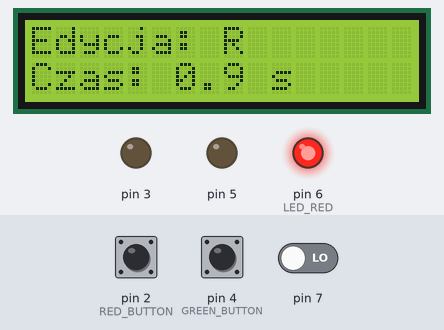
This sketch was run on a simulated Arduino Uno, built with avr-gcc and run on an emulated ATmega328P. Parts: 16×2 character LCD, output pins drawn as LEDs (lit = HIGH). Dashed ring = blinking. Inputs (shaded band) come from the test bench; at power-on: pin 2 (RED_BUTTON) HIGH, pin 4 (GREEN_BUTTON) HIGH, pin 7 LOW.

Above: at 1.2 s.
1.3 s: pin 2 (RED_BUTTON) pulled LOW for 0.15 s
At 2.7 s:
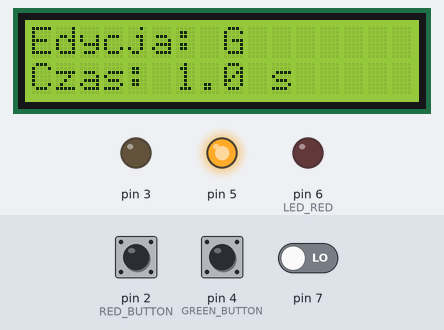
4.4 s: pin 2 (RED_BUTTON) pulled LOW for 1 s
At 5.3 s:
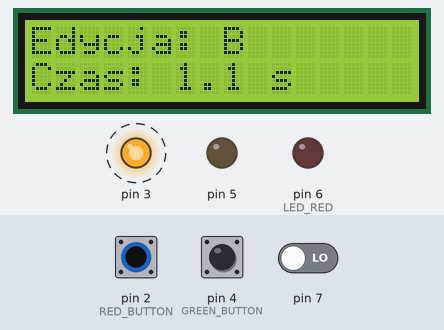
8.4 s: pin 4 (GREEN_BUTTON) pulled LOW for 0.15 s
At 8.7 s:
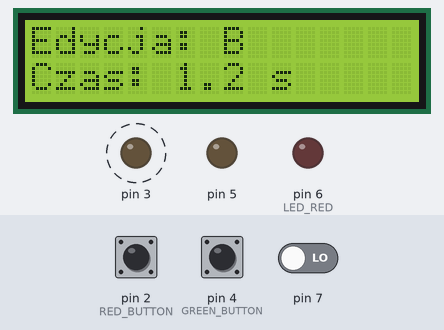
11.0 s: pin 4 (GREEN_BUTTON) pulled LOW for 1 s
At 13.0 s:
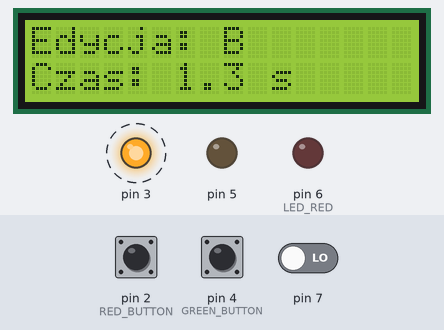
13.5 s: pin 2 (RED_BUTTON) pulled LOW for 3.2 s
At 15.4 s:
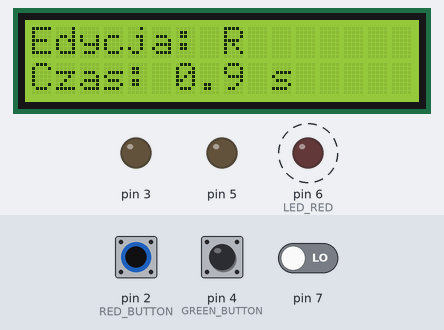
Timing chart, 0 to 20.7 s (numbered marks = the images above; inputs shaded):
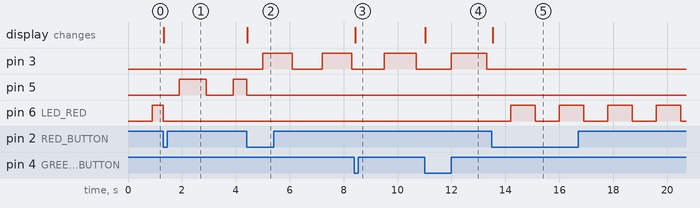

The sketch:

Z2_oneblinking.ino
```cpp
#include <LiquidCrystal_I2C.h>

LiquidCrystal_I2C lcd(0x27, 16, 2);

const byte LED_RED = 6;
const byte LED_GREEN = 5;
const byte LED_BLUE = 3;

const byte RED_BUTTON = 2;
const byte GREEN_BUTTON = 4;

unsigned long red_time = 900;
unsigned long green_time = 1000;
unsigned long blue_time = 1100;
const int step = 100;

byte selectedLed = LED_RED;

void displayLedInfo() {
  lcd.clear();

  lcd.setCursor(0, 0);
  lcd.print("Edycja: ");
  if (selectedLed == LED_RED) {
    lcd.print("R");
  } else if (selectedLed == LED_GREEN) {
    lcd.print("G");
  } else {
    lcd.print("B");
  }

  unsigned long currentTimeValue;
  if (selectedLed == LED_RED) currentTimeValue = red_time;
  else if (selectedLed == LED_GREEN) currentTimeValue = green_time;
  else currentTimeValue = blue_time;

  lcd.setCursor(0, 1);
  lcd.print("Czas: ");
  lcd.print(currentTimeValue / 1000.0, 1);
  lcd.print(" s");
}

void blinkSelectedLed() {
  unsigned long currentMillis = millis();
  static unsigned long lastChange = 0UL;

  unsigned long activeTime;
  if (selectedLed == LED_RED) activeTime = red_time;
  else if (selectedLed == LED_GREEN) activeTime = green_time;
  else activeTime = blue_time;

  if (currentMillis - lastChange >= activeTime) {
    lastChange = currentMillis;
    PORTD ^= (1 << selectedLed);
  }
}

void setup() {
  Serial.begin(9600);
  lcd.init();
  lcd.backlight();

  DDRD |= (1 << LED_RED) | (1 << LED_GREEN) | (1 << LED_BLUE);
  DDRD &= ~((1 << RED_BUTTON) | (1 << GREEN_BUTTON));
  PORTD |= (1 << RED_BUTTON) | (1 << GREEN_BUTTON);

  displayLedInfo();
}

void loop() {
  static bool lastGreenPressed = false;
  static bool lastRedPressed = false;
  static unsigned long lastDebounceTime = 0UL;
  const unsigned long debounceDelay = 50UL;

  bool greenPressed = !(PIND & (1 << GREEN_BUTTON));
  bool redPressed = !(PIND & (1 << RED_BUTTON));

  if (millis() - lastDebounceTime >= debounceDelay) {

    if (redPressed != lastRedPressed) {
      lastDebounceTime = millis();
      lastRedPressed = redPressed;

      if (redPressed) {
        PORTD &= ~((1 << LED_RED) | (1 << LED_GREEN) | (1 << LED_BLUE));

        if (selectedLed == LED_RED) selectedLed = LED_GREEN;
        else if (selectedLed == LED_GREEN) selectedLed = LED_BLUE;
        else selectedLed = LED_RED;

        displayLedInfo();
      }
    }

    if (greenPressed != lastGreenPressed) {
      lastDebounceTime = millis();
      lastGreenPressed = greenPressed;

      if (greenPressed) {
        if (selectedLed == LED_RED) {
          red_time += step;
          if (red_time > 2000) red_time = 500;
        } else if (selectedLed == LED_GREEN) {
          green_time += step;
          if (green_time > 2000) green_time = 500;
        } else {
          blue_time += step;
          if (blue_time > 2000) blue_time = 500;
        }
        displayLedInfo();
      }
    }
  }

  blinkSelectedLed();
}
```

Measured:
- after the input at 1.3 s, pin 5: LOW → HIGH after 0.60 s, → LOW 1.0 s later, → HIGH 1.0 s later; the display: changes at once (image 1)
- after the input at 4.4 s, pin 3: alternates HIGH for 1.1 s and LOW for 1.1 s, starting after 0.60 s; the display: changes at once (image 2)
- after the input at 8.4 s, the display: changes at once (image 3)
- after the input at 11.0 s, the display: changes at once (image 4)
- after the input at 13.5 s, pin 3: stops changing and stays LOW; pin 6 (LED_RED): alternates HIGH for 0.90 s and LOW for 0.90 s, starting after 0.70 s; the display: changes at once (image 5)
